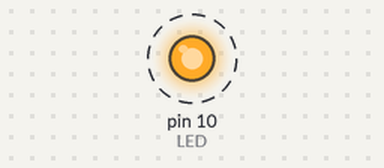
Simulated run of this sketch. Board: Arduino Uno, built with avr-gcc and run on an emulated ATmega328P. Parts: output pins drawn as LEDs (lit = HIGH). Dashed ring = blinking.

Above: at 0.15 s.
Timing chart, 0 to 3.0 s (numbered marks = the images above):
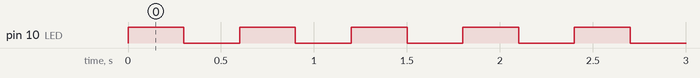

The sketch:

program.ino
```cpp
int LED = 10;

void setup(){
  pinMode(LED, OUTPUT);
}

void loop(){
  digitalWrite(LED, HIGH);
  delay(300); // Wait for 1000 millisecond(s)
  digitalWrite(LED, LOW);
  delay(300); // Wait for 1000 millisecond(s)
}
```

Measured:
- by itself, pin 10 (LED): alternates HIGH for 0.30 s and LOW for 0.30 s
